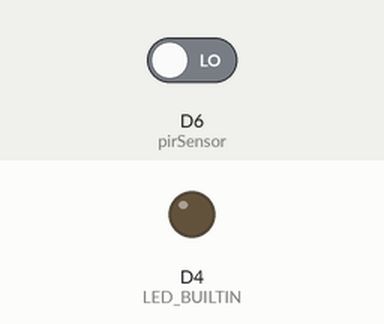
A sketch run on a simulated ESP8266 (NodeMCU). Parts: output pins drawn as LEDs (lit = HIGH, except the on-board LED, lit = LOW). The inputs (shaded band) are chosen by the test bench; at power-on: D6 (pirSensor) LOW.

Above: at 1.2 s.
1.3 s: D6 (pirSensor) driven HIGH
At 1.9 s:
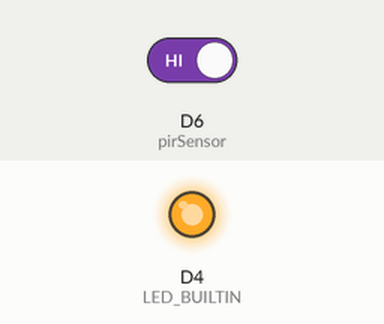
2.8 s: D6 (pirSensor) driven LOW
At 3.1 s:
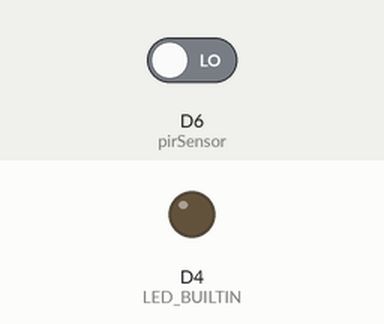
Timing chart, 0 to 5.8 s (numbered marks = the images above; inputs shaded):
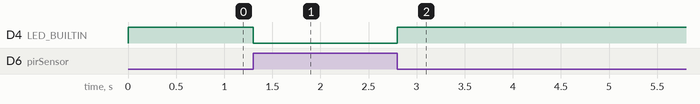

Measured:
- after the input at 1.3 s, D4 (LED_BUILTIN): HIGH → LOW at once
- after the input at 2.8 s, D4 (LED_BUILTIN): LOW → HIGH at once

The sketch:

sketch_oct12a.ino
```cpp
int pirSensor  = D6;
//int realyInput = 7;

void setup()
{
pinMode(pirSensor,INPUT);
pinMode(LED_BUILTIN,OUTPUT);
}

void loop()
{
int sensorValue = digitalRead(pirSensor);

if (sensorValue == 1)
{
digitalWrite(LED_BUILTIN, LOW);
}else
{
  digitalWrite(LED_BUILTIN, HIGH);
 }
}
```
